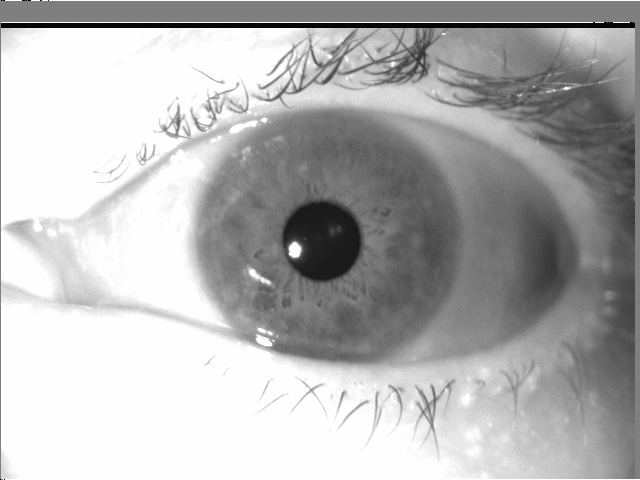
#> input picture iris_segmentation/images/02463d1931.tiff, 640 x 480 px; its folder holds only this picture in this run
$ python hough_circle.py   (Python 2 division)
#> lines starting #> are read from the running program, lines starting #| are printed output that depends on the picture; after the words box and inside, x2 and y2 are one past the last pixel; in counts of white or black regions, pixels touching at a corner belong together
#!/usr/bin/env python
import sys
import os.path
import cv2
import cv2.cv as cv
import numpy as np

## Usage

## DEFAULT PARAMETERS ##
houghParamsA = dict(    dp = 2, # ratio of image res to accumulator res
                        minDist = 500, #min dist btwn circle centers
                        param1 =  10, #28,#18, #22 28, #upper canny thresh
                        param2 = 22, #lower canny thresh
                        minRadius = 20, #34 #min circle radius
                        maxRadius =  123#95 #121 #max circle radius
                        )

houghParamsB = dict(    dp = 2, # ratio of image res to accumulator res
                        minDist = 500, #min dist btwn circle centers
                        param1 =  28,#40, #upper canny thresh
                        param2 = 24, #lower canny thresh
                        minRadius = 103, #min circle radius
                        maxRadius = 142 #142 #196 #max circle radius
                        )

if __name__ == '__main__':

    try:
        imgDir = sys.argv[1]
        saveDir = sys.argv[2]
        print "images: " + imgDir + ", output: " + saveDir
    except:
        print "no directory specified, using default: images output"
        imgDir = "images"
        saveDir = "batch_output"

    path = os.path.join(os.getcwd(), imgDir)

    for filename in os.listdir(path):
        if not filename.endswith('.tiff'): continue
        print "opening \'" + filename + "'"
        img_path = os.path.join(path, filename)

        # get image
        img = cv2.imread(img_path, cv2.IMREAD_GRAYSCALE)
#> img is the input picture: shape (480, 640); min 0, max 254, mean 179.5

        # smoothing
        blurred = cv2.GaussianBlur(img, (9, 9), 0)
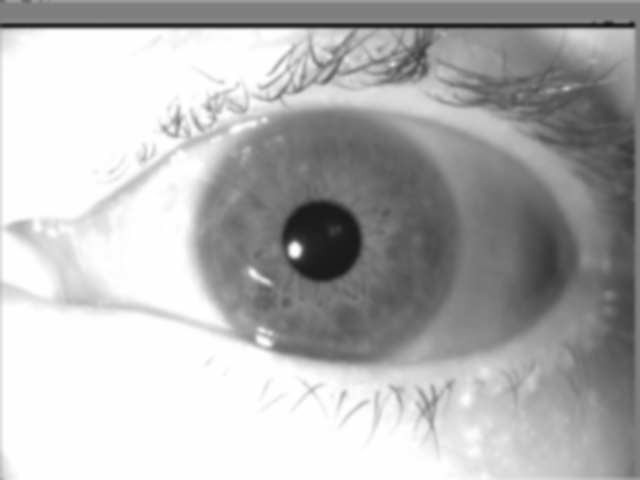
#> blurred: shape (480, 640); min 22, max 254, mean 179.4

        # duplicate original image in color for displaying circles
        cimgA = cv2.cvtColor(img, cv2.COLOR_GRAY2BGR)

        # get big hough circles
        circles = cv2.HoughCircles(blurred, cv.CV_HOUGH_GRADIENT, **houghParamsB)
#> circles = [[345, 163, 140.8]]
        if circles is not None:
            #for i in circles[0,:]:
            i = circles[0,0]
#> i = [345, 163, 140.8]
            cv2.circle(cimgA, (i[0], i[1]), i[2], (255, 0, 0), 2)
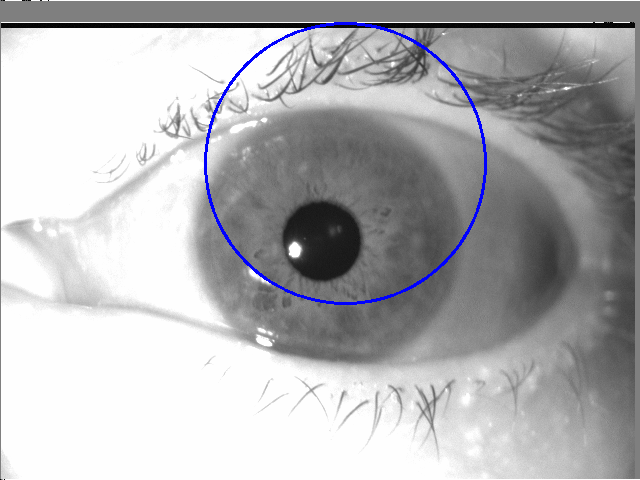
#> cimgA: shape (480, 640, 3); 0.87% of pixels changed, all inside (x1, y1, x2, y2) = (204, 22, 487, 305)
            ### updated max radius of small cirlce ####
            houghParamsA['maxRadius'] = int(i[2]*0.7)
            ### MASK #####
            mask = np.zeros(blurred.shape, dtype=np.uint8)
            cv2.circle(mask, (i[0], i[1]), i[2], (255,255,255), -1,8,0)
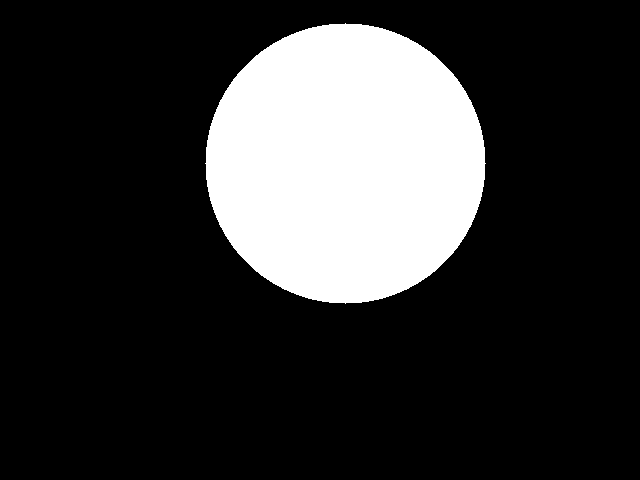
#> mask: shape (480, 640); 20% white; 1 white region, box (x1, y1, x2, y2) and area: (205, 23, 486, 304) 61529

            blurred = blurred&mask
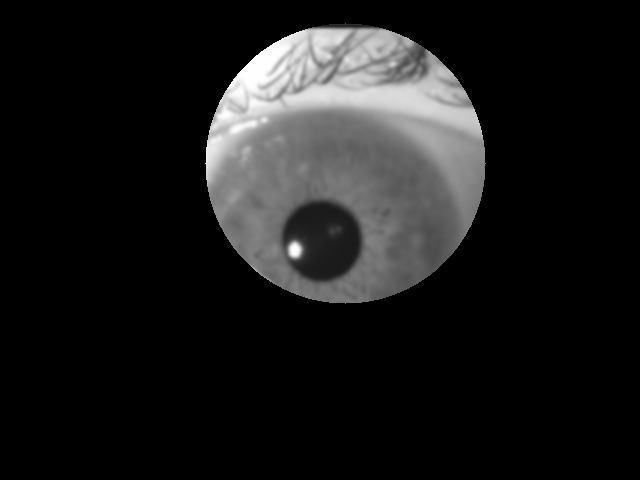
#> blurred: shape (480, 640); min 0, max 254, mean 26.8
        else:
            print "No circles found!"

        # get small hough circles
        circles = cv2.HoughCircles(blurred, cv.CV_HOUGH_GRADIENT, **houghParamsA)
#> circles = [[381, 135, 94.6]]
        if circles is not None:
            #for i in circles[0,:]:
            i = circles[0,0]
#> i = [381, 135, 94.6]
            cv2.circle(cimgA, (i[0], i[1]), i[2], (0, 255, 0), 2)
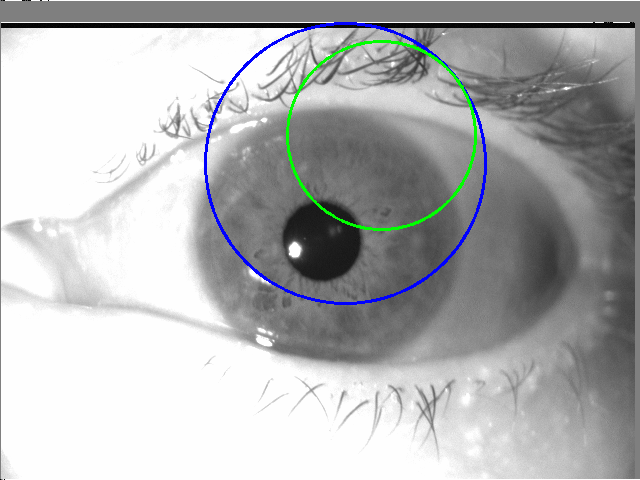
#> cimgA: shape (480, 640, 3); 0.57% of pixels changed, all inside (x1, y1, x2, y2) = (286, 40, 477, 231)
        else:
            print "No circles found!"

        # display images
        # cv2.imshow('hough', cimgA)
        # cv2.waitKey(0)

        # save image
        head, tail = os.path.split(img_path)
        savePath = os.path.join(saveDir, tail)
        #print "saving image to '"+ savePath+'\''
        cv2.imwrite(savePath, cimgA)

        cv2.destroyAllWindows()

$ run again, on iris_segmentation/images/04267d333.tiff
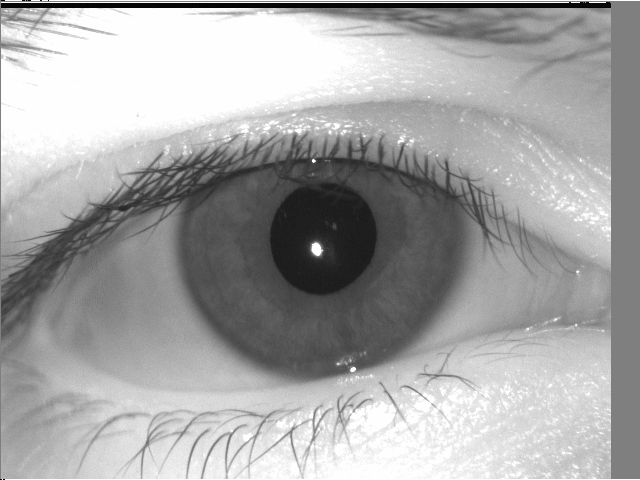
#> input picture iris_segmentation/images/04267d333.tiff, 640 x 480 px
#> img is the input picture: shape (480, 640); min 0, max 254, mean 166.3
#> `circles = cv2.HoughCircles(blurred, cv.CV_HOUGH_GRADIENT, **houghParam..`: circles = [[389, 295, 140.8]]
#> `i = circles[0,0]`: i = [389, 295, 140.8]
#> `cv2.circle(mask, (i[0], i[1]), i[2], (255,255,255), -1,8,0)`:
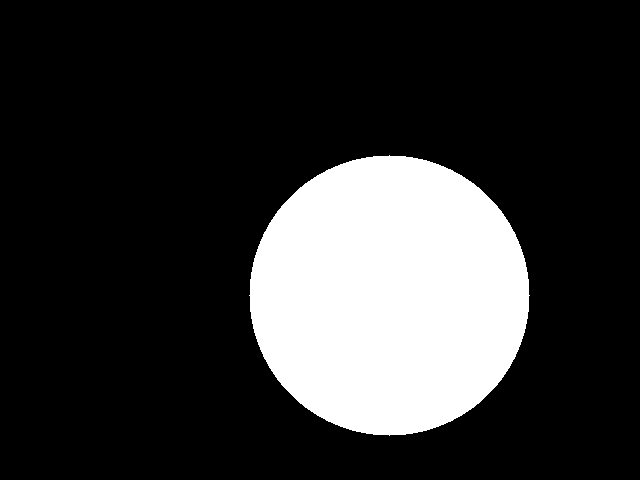
#> mask: shape (480, 640); 20% white; 1 white region, box (x1, y1, x2, y2) and area: (249, 155, 530, 436) 61529
#> `circles = cv2.HoughCircles(blurred, cv.CV_HOUGH_GRADIENT, **houghParam..`: circles = [[431, 303, 96.8]]
#> `i = circles[0,0]`: i = [431, 303, 96.8]
#> `cv2.circle(cimgA, (i[0], i[1]), i[2], (0, 255, 0), 2)`:
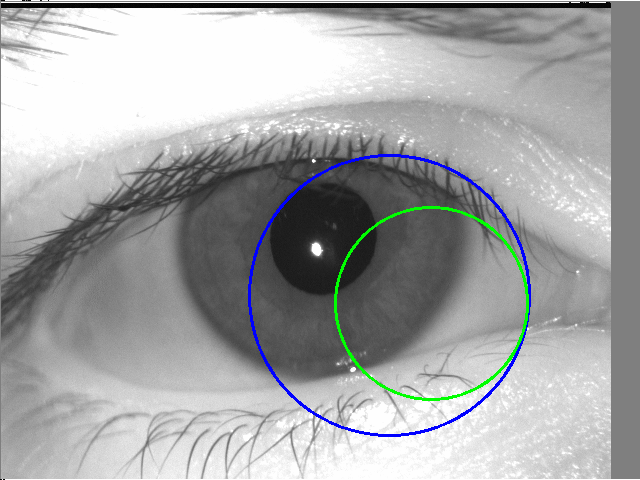
#> cimgA: shape (480, 640, 3); mean B, G, R 166.4, 165.8, 164.3

$ run again, on iris_segmentation/images/04267d336.tiff
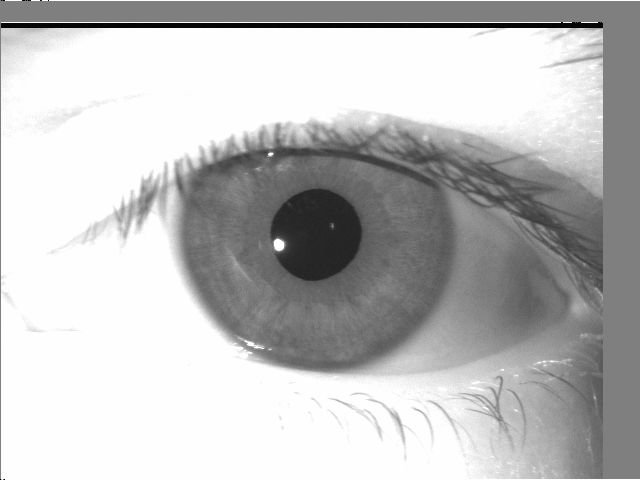
#> input picture iris_segmentation/images/04267d336.tiff, 640 x 480 px
#> img is the input picture: shape (480, 640); min 0, max 254, mean 190.1
#> `circles = cv2.HoughCircles(blurred, cv.CV_HOUGH_GRADIENT, **houghParam..`: circles = [[319, 239, 134.2]]
#> `i = circles[0,0]`: i = [319, 239, 134.2]
#> `cv2.circle(mask, (i[0], i[1]), i[2], (255,255,255), -1,8,0)`:
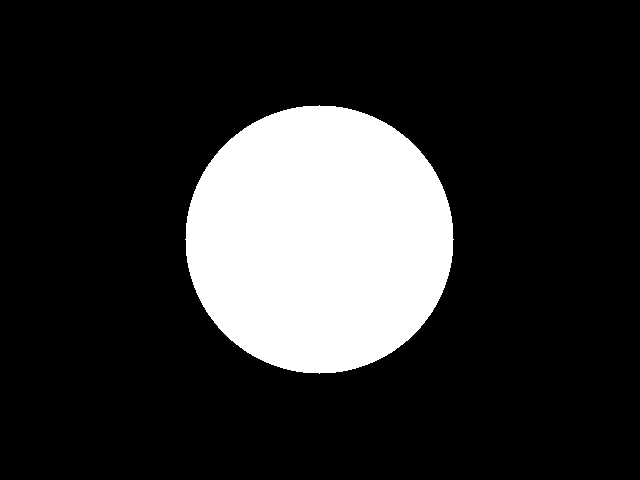
#> mask: shape (480, 640); 18.4% white; 1 white region, box (x1, y1, x2, y2) and area: (185, 105, 454, 374) 56401
#> `circles = cv2.HoughCircles(blurred, cv.CV_HOUGH_GRADIENT, **houghParam..`: circles = [[315, 247, 91.8]]
#> `i = circles[0,0]`: i = [315, 247, 91.8]
#> `cv2.circle(cimgA, (i[0], i[1]), i[2], (0, 255, 0), 2)`:
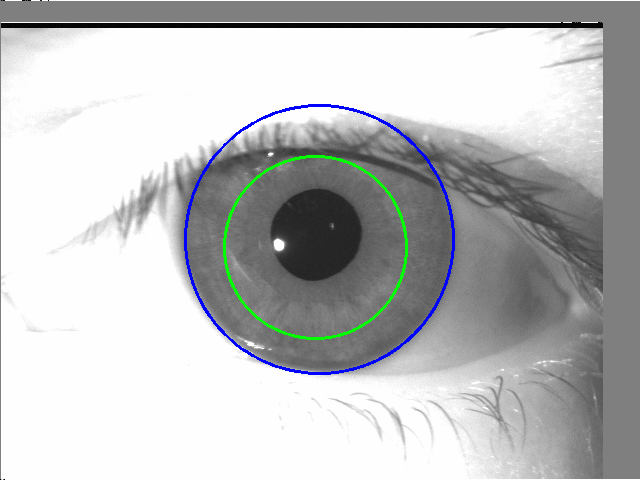
#> cimgA: shape (480, 640, 3); mean B, G, R 190.2, 189.6, 188.2

$ run again, on iris_segmentation/images/04233d1714.tiff
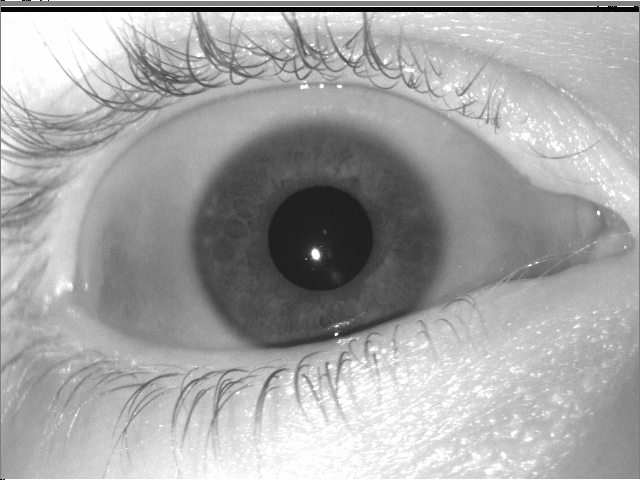
#> input picture iris_segmentation/images/04233d1714.tiff, 640 x 480 px
#> img is the input picture: shape (480, 640); min 0, max 254, mean 164.8
#> `circles = cv2.HoughCircles(blurred, cv.CV_HOUGH_GRADIENT, **houghParam..`: circles = [[317, 241, 125.4]]
#> `i = circles[0,0]`: i = [317, 241, 125.4]
#> `cv2.circle(mask, (i[0], i[1]), i[2], (255,255,255), -1,8,0)`:
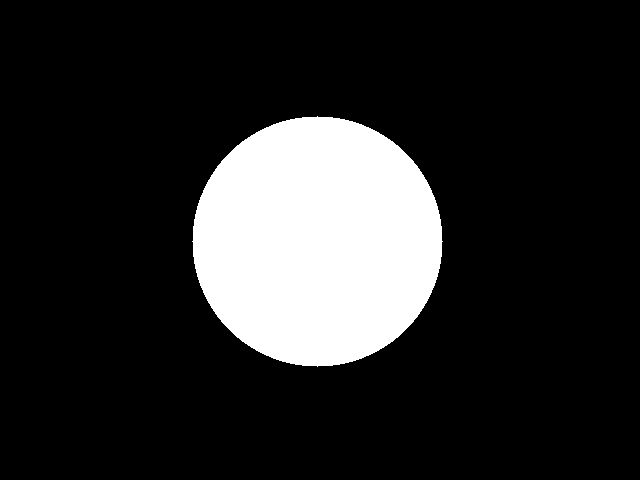
#> mask: shape (480, 640); 16% white; 1 white region, box (x1, y1, x2, y2) and area: (192, 116, 443, 367) 49077
#> `circles = cv2.HoughCircles(blurred, cv.CV_HOUGH_GRADIENT, **houghParam..`: circles = [[295, 237, 85.8]]
#> `i = circles[0,0]`: i = [295, 237, 85.8]
#> `cv2.circle(cimgA, (i[0], i[1]), i[2], (0, 255, 0), 2)`:
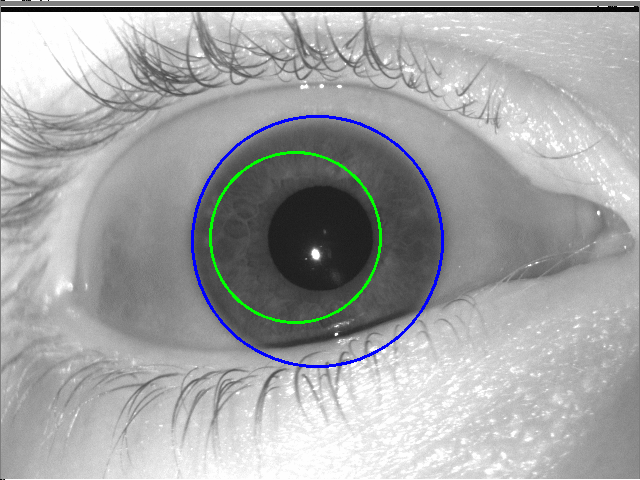
#> cimgA: shape (480, 640, 3); mean B, G, R 165.3, 164.7, 163.4
